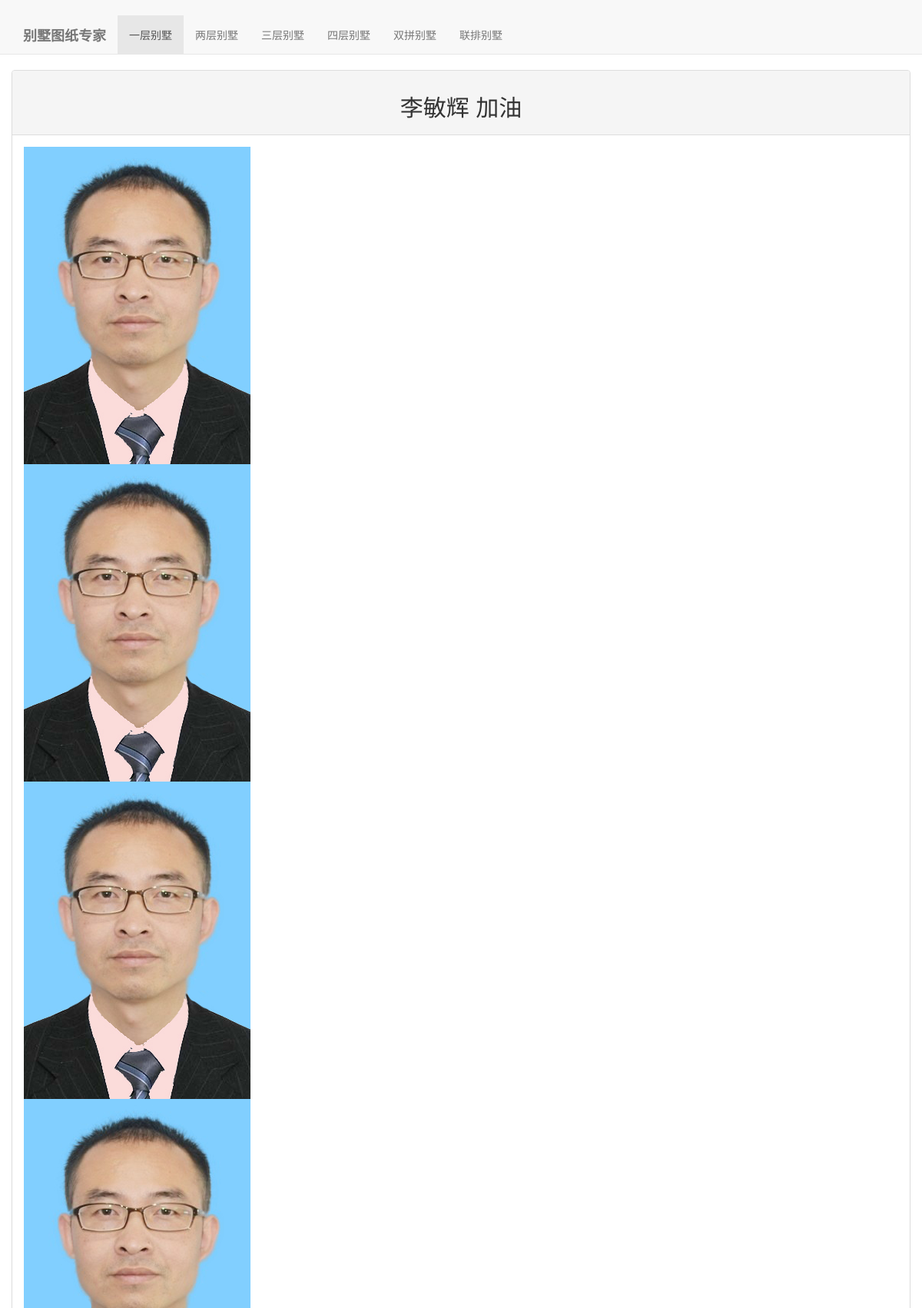
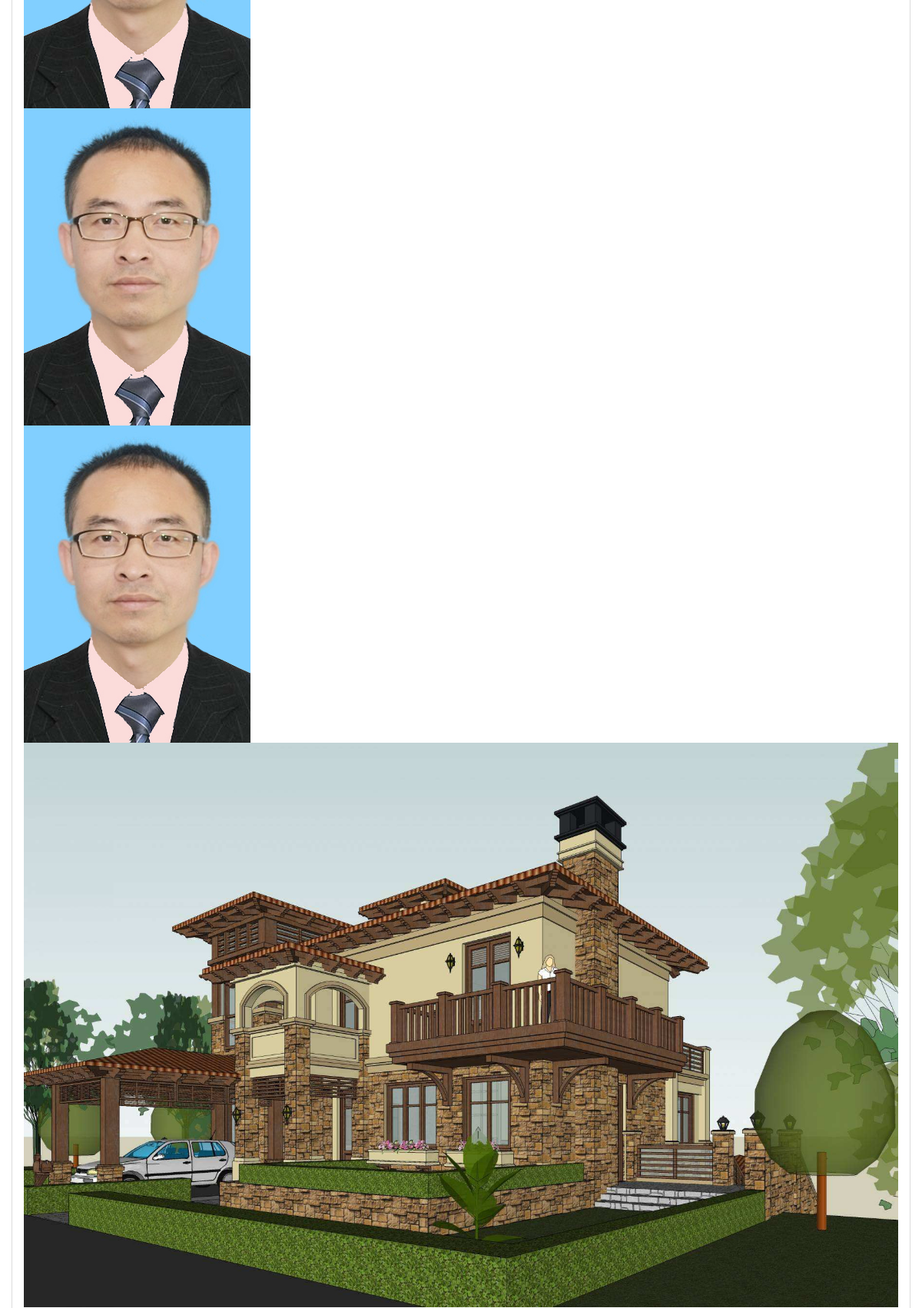
/home/house_detail/6/ (upper part), run on the app's committed database (2 pictures, top to bottom).
### home/models.py (models this page shows, shortened)
class House(models.Model):
	floor_num_choices= (('1', '一层平房'),('2', '两层别墅'),('3','三层别墅'),('4','四层别墅'),('22','双拼别墅'),('0','不限制'))
	floor_area_choices=(('100', '<100平'),('200', '100-200平'),('300','200-300平'),('400','大于300平'),('0','不限制'))
	title=models.CharField('标题',max_length=100,help_text="文章标题，100字以内")
	content=RichTextField('正文',max_length=10000,)
	floor_num=models.CharField('别墅层数',choices=floor_num_choices,max_length=20)
	floor_area=models.CharField('占地面积',choices=floor_area_choices,max_length=20)
	down_price=models.IntegerField('下载积分',default=0)
	upload = models.FileField(upload_to='static/uploads',max_length=100,blank=True)
	create_date=models.DateField(auto_now_add=True)
	update_date=models.DateField(auto_now=True)

class Photo(models.Model):
	if_cover_choices=(('1','是'),('0','否'),)
	house=models.ForeignKey(House)
	images=models.ImageField(upload_to='static/photos')
	title=models.CharField('图片说明',max_length=100,blank=True)
	order=models.CharField('排序标志',max_length=10,default=0)
	if_cover=models.CharField('是否设置为封面图片',max_length=10,choices=if_cover_choices,default='0')

### home/views.py (the view)
# urls.py: url(r'house_detail/(?P<house_id>[0-9]+)/$',house_detail)
def house_detail(request,house_id):
	house=House.objects.get(pk=house_id)
	photo_list=Photo.objects.filter(house=house_id).order_by('order')
	context={'house_detail':house,'photo_list':photo_list}
	return render(request,"home/house_detail.html",context)

### templates/home/house_detail.html (shortened to what this page needs)
<!DOCTYPE html>
<html>
   <head>
<link rel="stylesheet" href="/static/bootstrap-3.3.7-dist/css/bootstrap.min.css">
<link rel="stylesheet" href="/static/bootstrap-3.3.7-dist/css/mycss.css">
   </head>
<body>
<nav class="navbar navbar-default navbar-static-top" role="navigation" >
<br/>
    <div class="container">
    <div class="navbar-header" >
        <a class="navbar-brand" href="#"><b>别墅图纸专家</b></a>
    </div>
    <div>
        <ul class="nav navbar-nav">
            <li class="active "><a href="#"> 一层别墅 </a></li>
            <li><a href="#">两层别墅</a></li>
		<li><a href="#">三层别墅</a></li>
		<li><a href="#">四层别墅</a></li>
		 <li><a href="#">双拼别墅</a></li>
		<li><a href="#">联排别墅</a></li>
        </ul>
    </div>
    </div>
</nav>
<div class="container">
	<div class=row>
<div class="panel panel-default">
	<div class="panel-heading">
		<h3 class="panel-title">
			<h2 class='text-center'>{{house_detail.title}}</h2>
		</h3>
	</div>
	<div class="panel-body">
		{% for photo in photo_list %}
        		<img src='/static/media/{{photo.images}}' class='img-responsive'></img>
		{% endfor%}
	</div>
</div>
</div>
</div>
</body>
</html>

### data on the page
House: title "李敏辉 加油"
Photo: images (picture)
Photo: images (picture)
Photo: images (picture)
Photo: images (picture)
Photo: images (picture)
Photo: images (picture)
Photo: images (picture)
